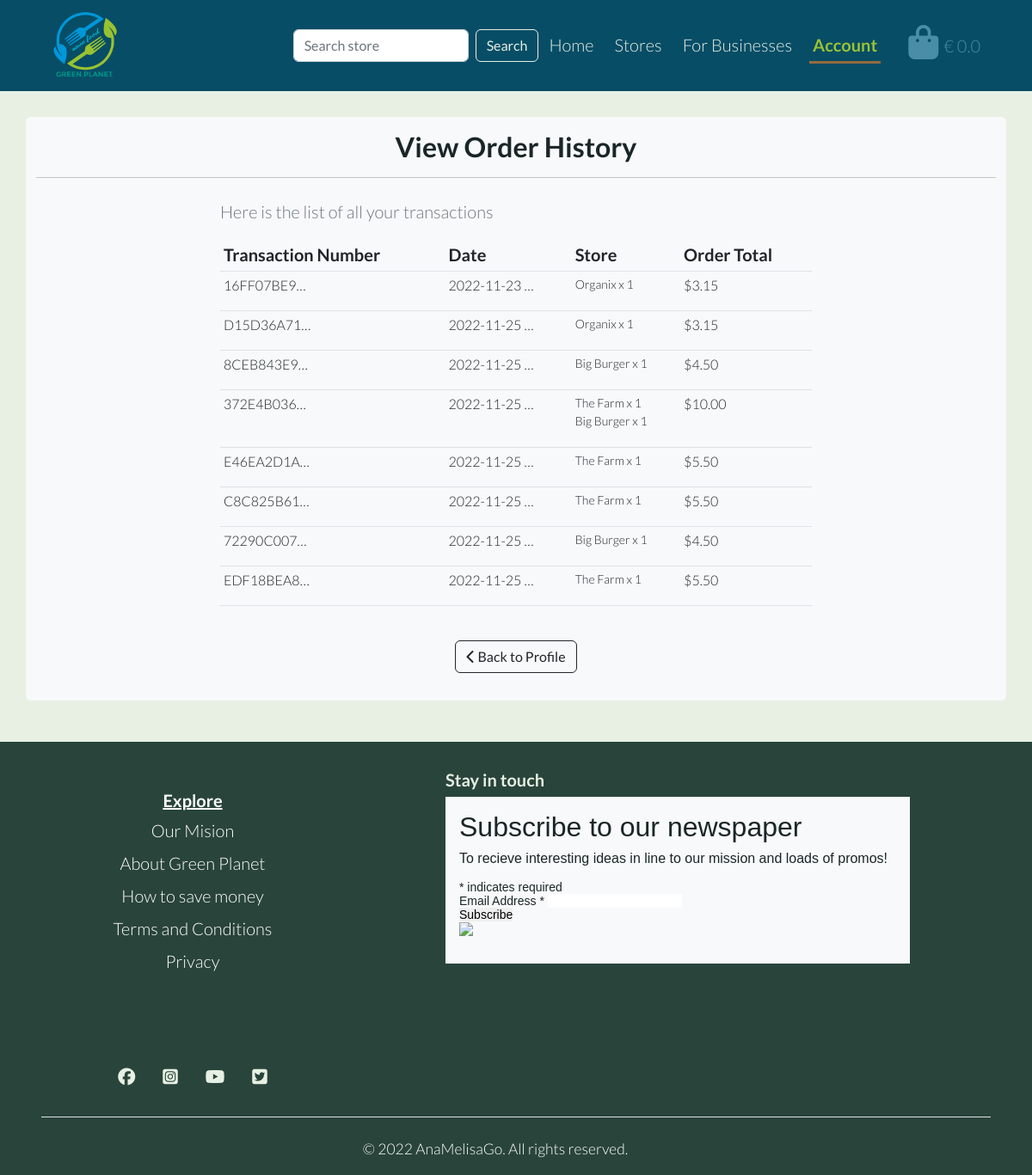
The app's page /profile/view_history/ (signed in) with its own data.
### checkout/models.py (models this page shows, shortened)
class Transaction(models.Model):
    transaction_number = models.CharField(
        max_length=32, null=False, editable=False
    )
    full_name = models.CharField(max_length=50, null=False, blank=False)
    user_profile = models.ForeignKey(
        UserProfile, on_delete=models.SET_NULL,
        null=True, blank=True, related_name='account'
    )
    phone_number = models.CharField(max_length=20, null=False, blank=False)
    email = models.EmailField(max_length=254, null=False, blank=False)
    date = models.DateTimeField(auto_now_add=True)
    grand_total = models.DecimalField(max_digits=10, decimal_places=2,
                                      null=False, default=0)
    original_bag = models.TextField(null=False, blank=False, default='')
    stripe_pid = models.CharField(
        max_length=254, null=False, blank=False, default=''
    )

class OrderItem(models.Model):
    order = models.ForeignKey(Transaction, null=False, blank=False,
                              on_delete=models.CASCADE,
                              related_name='orderitem')
    store = models.ForeignKey(Store, null=False, blank=False,
                              on_delete=models.CASCADE)
    quantity = models.IntegerField(null=False, blank=False, default=0)
    order_total = models.DecimalField(max_digits=6, decimal_places=2,
                                      null=False, blank=False,
                                      editable=False)

### store/models.py (models this page shows, shortened)
class Store(models.Model):
    business_type = models.ForeignKey(
        'BusinessType', null=True, blank=True, on_delete=models.SET_NULL
    )
    store_name = models.CharField(max_length=255)
    details = models.TextField()
    address = models.CharField(max_length=255)
    original_price = models.DecimalField(max_digits=4, decimal_places=2)
    price = models.DecimalField(max_digits=4, decimal_places=2)
    rating = models.DecimalField(
        max_digits=4, decimal_places=2, null=True, blank=True
    )
    favourites = models.ManyToManyField(
        User, related_name='favourite', default=None, blank=True
    )
    image = models.ImageField(null=True, blank=True)

### userprofiles/views.py (the view)
# urls.py: path('view_history/', views.view_history, name='view_history'),
@login_required
def view_history(request):
    profile = get_object_or_404(UserProfile, user=request.user)
    transactions = profile.account.all()
    template = 'profiles/view_history.html'
    context = {
        'account': 'active',
        'profile': profile,
        'transactions': transactions,
    }
    return render(request, template, context)

### bag/contexts.py (called while the page is built, shortened)
def bag_contents(request):
    bag_items = []
    grand_total = 0
    bag = request.session.get('bag', {})
    context = {
        'bag_items': bag_items,
        'grand_total': grand_total,
    }
    return context

### userprofiles/templates/profiles/view_history.html (shortened to what this page needs)
{% extends "base.html" %}
{% load static %}
{% block extra_css %}
    <link rel="stylesheet" href="{% static 'profiles/css/profile.css' %}">
{% endblock %}
{% block content %}
<div class="container mt-2 mb-5 min-h-page bg-light rounded py-2">
    <div class="row">
        <div class="col text-center py-2">
            <h2 class="fw-bold">View Order History</h2>
            <hr class="my-3">
        </div>
    </div>
    <div class="row mx-lg-4 mx-md-3 d-flex justify-content-center">
        <div class="col-lg-8 col-12">
            <p class="text-muted">Here is the list of all your transactions</p>
            <div class="order-history table-responsive">
                <table class="table table-sm">
                    <thead>
                        <tr>
                            <th>Transaction Number</th>
                            <th>Date</th>
                            <th>Store</th>
                            <th>Order Total</th>
                        </tr>
                    </thead>
                    <tbody class="fs-6">
                        {% for transaction in transactions %}
                            <tr>
                                <td>
                                    <a href="{% url 'transaction_history' transaction.transaction_number %}"
                                    title="{{ transaction.transaction_number }}">
                                        {{ transaction.transaction_number|truncatechars:10 }}
                                    </a>
                                </td>
                                <td>{{ transaction.date|truncatechars:12 }}</td>
                                <td>
                                    <ul class="list-unstyled">
                                        {% for item in transaction.orderitem.all %}
                                            <li class="small">
                                                {{ item.store.store_name }} x {{ item.quantity }}
                                            </li>
                                        {% endfor %}
                                    </ul>
                                </td>
                                <td>${{ transaction.grand_total }}</td>
                            </tr>
                        {% endfor %}
                    </tbody>
                </table>
            </div>
        </div>
    </div>
    <div class="my-4 d-flex justify-content-center">
        <a href="{% url 'user_profile' %}" class="btn btn-outline-dark">
            <span><i class="fas fa-chevron-left"></i></span>
            <span>Back to Profile</span>
        </a>
    </div>
</div>
{% endblock %}

### static/css/base.css (style rules this page uses)
:root { --planet-trans-cloud: rgba(194, 219, 232, 0.75); --planet-trans-black: rgba(26, 38, 38, 0.3); --planet-black-night: #1a2626; --planet-dark-tree: #29443b; --planet-dark-ocean: #074d66; --planet-sky-blue: #4a8da7; --planet-white-leaf: #e7f0e3; --planet-brown-leaf: #946C3E; --planet-yellow-leaf: #99C233; }
* { padding: 0; margin: 0; border: none; }
html { height: 100%; }
body { min-height: 100vh; display: flex; flex-direction: column; background-color: var(--planet-white-leaf); font-weight: 300; color: var(--planet-black-night); font-size: 20px; font-family: 'Lato', sans-serif; }
a { color: var(--planet-black-night); text-decoration: none; }
.min-h-page { min-height: 50vh; }

### records on screen
OrderItem: store.store_name "Organix", quantity "1"
OrderItem: store.store_name "Organix", quantity "1"
OrderItem: store.store_name "Big Burger", quantity "1"
OrderItem: store.store_name "The Farm", quantity "1"
OrderItem: store.store_name "Big Burger", quantity "1"
OrderItem: store.store_name "The Farm", quantity "1"
OrderItem: store.store_name "The Farm", quantity "1"
OrderItem: store.store_name "Big Burger", quantity "1"
OrderItem: store.store_name "The Farm", quantity "1"
